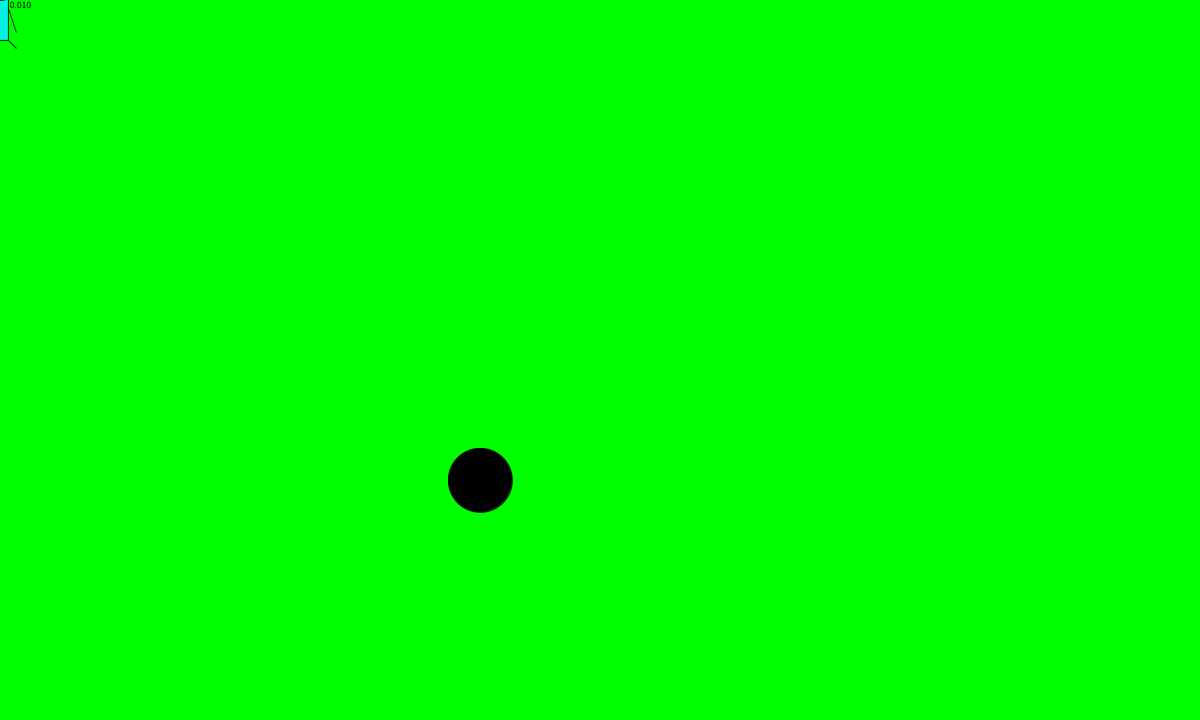
Frame 1 (no input)
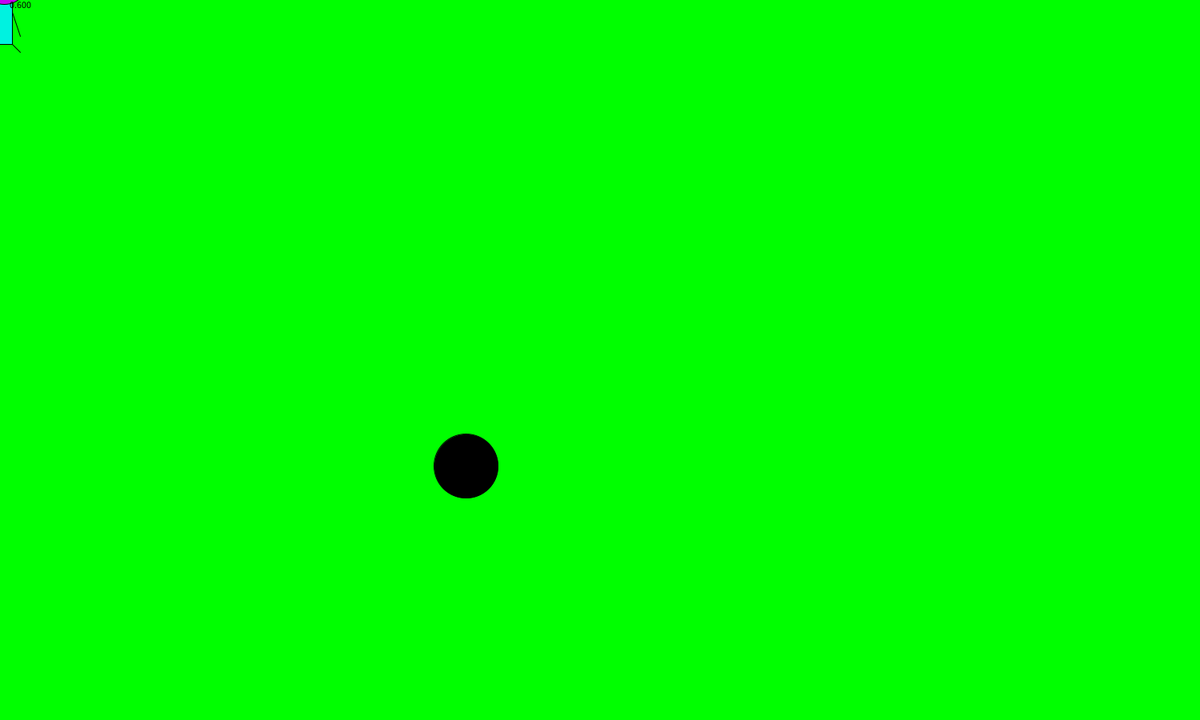
Frame 60 (the mouse pressed at the canvas centre just before this capture)
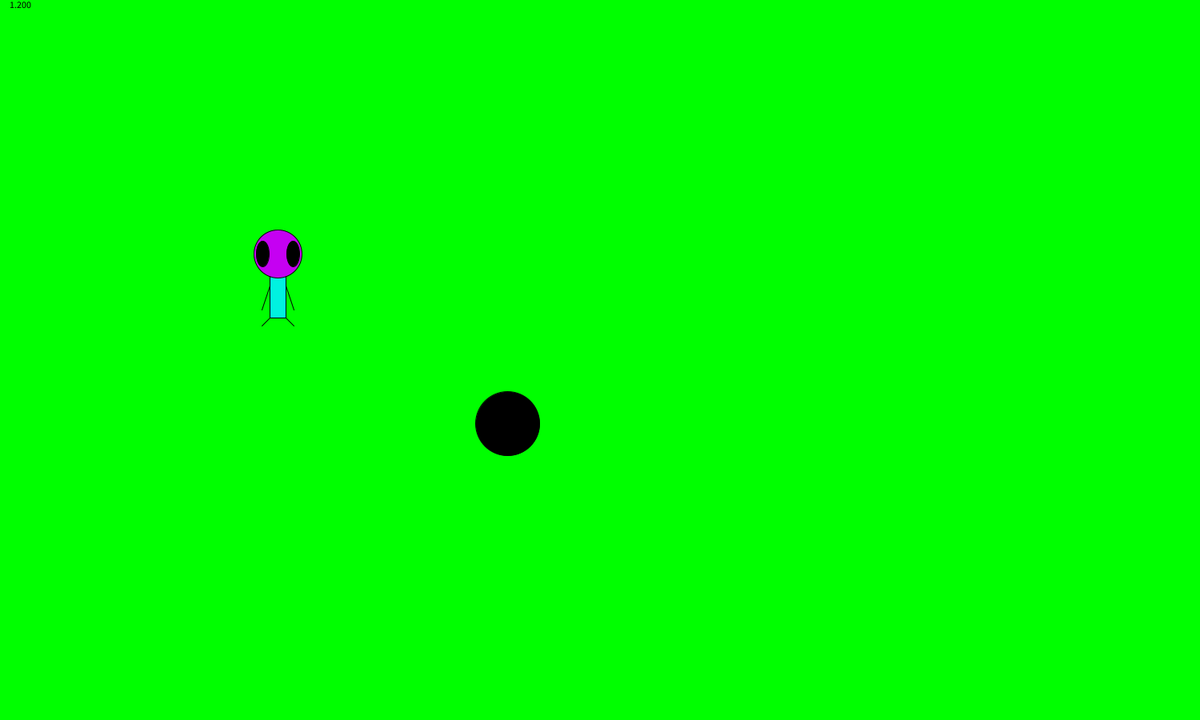
Frame 120 (the mouse held since frame 60 and released just before this capture)

The Processing sketch that drew these frames (run headless with seeded random() and noise(); from frame 60 on, the mouse is pressed at the canvas centre):

// Processing sketch: Zoog
// ── Zoog.pde
float a=600,b=600,spd=0,x=0,y=0;
boolean hit=false;
void setup() {
  size(1500,900);
}

void draw() {
  background(0,255,0);
  if (hit==false)
  {
  zoog(x,y);
  if (x>mouseX)
  {
    x-=spd+5;
  }
  else
  {
    x+=spd+5;
  }
  if (y>mouseY)
  {
    y-=spd+5;
  }
  else
  {
    y+=spd+5;
  }
  }
  blackHole();
  if (hit==false)
  {
  spd+=.01;
  }
  text(spd,10,10);
}


void zoog(float x, float y) {
  rectMode(CENTER);
  
  //Body
  stroke(0);
  fill(#00F2E0);
  rect(x,y,20,100);
  
  //head
  stroke(0);
  fill(#C500F2);
  ellipse(x,y-30,60,60);
  
  //eyes
  fill(0);
  ellipse(x-19,y-30,16,32);
  ellipse(x+19,y-30,16,32);
  
  //legs
  stroke(0);
  line(x-10,y+50,x-20,y+60);
  line(x+10,y+50,x+20,y+60);
  
  //arms
  stroke(0);
  line(x-10,y+10,x-20,y+40);
  line(x+10,y+10,x+20,y+40);
}
  
  void blackHole(){
    
    
    ellipse(a,b,80,80);
    
    
//    if (keyPressed == true)
//    {
//      if (key == 'w')
//      {
//        b-=spd;
//      }
//    }
//    if (keyPressed == true)
//    {
//     if (key == 's')
//      {
//        b+=spd;
//      }
//    }
//    if (keyPressed == true)
//    {
//      
//      if (key == 'a')
//      {
//        a-=spd;
//      }
//    }
//    if (keyPressed == true)
//    {
//      if (key == 'd')
//      {
//        a+=spd;
//      }
//    }
    if (a<mouseX)
    {
      a+=spd;
    }
    if (a>mouseX)
    {
      a-=spd;
    }
    if (b<mouseY)
    {
      b+=spd;
    }
    if (b>mouseY)
    {
      b-=spd;
    }

    if (x > a-35 && x < a+35 && y > b-35 && y < b+35)
    {
      hit=true;
    }
    
  }
